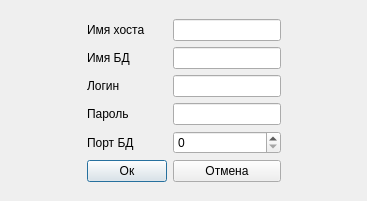
<?xml version="1.0" encoding="UTF-8"?>
<ui version="4.0">
 <class>Dialog</class>
 <widget class="QDialog" name="Dialog">
  <property name="geometry">
   <rect>
    <x>0</x>
    <y>0</y>
    <width>367</width>
    <height>201</height>
   </rect>
  </property>
  <property name="windowTitle">
   <string>Dialog</string>
  </property>
  <layout class="QGridLayout" name="gridLayout">
   <item row="1" column="1">
    <layout class="QFormLayout" name="formLayout_2">
     <item row="0" column="0">
      <widget class="QLabel" name="lb_hostName">
       <property name="text">
        <string>Имя хоста</string>
       </property>
       <property name="buddy">
        <cstring>le_hostName</cstring>
       </property>
      </widget>
     </item>
     <item row="0" column="1">
      <widget class="QLineEdit" name="le_hostName"/>
     </item>
     <item row="1" column="0">
      <widget class="QLabel" name="lb_dbName">
       <property name="text">
        <string>Имя БД</string>
       </property>
       <property name="buddy">
        <cstring>le_dbName</cstring>
       </property>
      </widget>
     </item>
     <item row="1" column="1">
      <widget class="QLineEdit" name="le_dbName"/>
     </item>
     <item row="2" column="0">
      <widget class="QLabel" name="lb_login">
       <property name="text">
        <string>Логин</string>
       </property>
       <property name="buddy">
        <cstring>le_login</cstring>
       </property>
      </widget>
     </item>
     <item row="2" column="1">
      <widget class="QLineEdit" name="le_login"/>
     </item>
     <item row="3" column="0">
      <widget class="QLabel" name="lb_pass">
       <property name="text">
        <string>Пароль</string>
       </property>
       <property name="buddy">
        <cstring>le_pass</cstring>
       </property>
      </widget>
     </item>
     <item row="3" column="1">
      <widget class="QLineEdit" name="le_pass"/>
     </item>
     <item row="4" column="0">
      <widget class="QLabel" name="lb_potrDb">
       <property name="text">
        <string>Порт БД</string>
       </property>
       <property name="buddy">
        <cstring>sb_portDb</cstring>
       </property>
      </widget>
     </item>
     <item row="4" column="1">
      <widget class="QSpinBox" name="sb_portDb"/>
     </item>
     <item row="5" column="0">
      <widget class="QPushButton" name="pb_ok">
       <property name="text">
        <string>Oк</string>
       </property>
      </widget>
     </item>
     <item row="5" column="1">
      <widget class="QPushButton" name="pb_cancel">
       <property name="text">
        <string>Отмена</string>
       </property>
      </widget>
     </item>
    </layout>
   </item>
   <item row="2" column="1">
    <spacer name="verticalSpacer">
     <property name="orientation">
      <enum>Qt::Vertical</enum>
     </property>
     <property name="sizeHint" stdset="0">
      <size>
       <width>20</width>
       <height>40</height>
      </size>
     </property>
    </spacer>
   </item>
   <item row="1" column="0">
    <spacer name="horizontalSpacer">
     <property name="orientation">
      <enum>Qt::Horizontal</enum>
     </property>
     <property name="sizeHint" stdset="0">
      <size>
       <width>40</width>
       <height>20</height>
      </size>
     </property>
    </spacer>
   </item>
   <item row="1" column="2">
    <spacer name="horizontalSpacer_2">
     <property name="orientation">
      <enum>Qt::Horizontal</enum>
     </property>
     <property name="sizeHint" stdset="0">
      <size>
       <width>40</width>
       <height>20</height>
      </size>
     </property>
    </spacer>
   </item>
   <item row="0" column="1">
    <spacer name="verticalSpacer_2">
     <property name="orientation">
      <enum>Qt::Vertical</enum>
     </property>
     <property name="sizeHint" stdset="0">
      <size>
       <width>20</width>
       <height>40</height>
      </size>
     </property>
    </spacer>
   </item>
  </layout>
 </widget>
 <resources/>
 <connections>
  <connection>
   <sender>pb_ok</sender>
   <signal>clicked()</signal>
   <receiver>Dialog</receiver>
   <slot>close()</slot>
   <hints>
    <hint type="sourcelabel">
     <x>141</x>
     <y>164</y>
    </hint>
    <hint type="destinationlabel">
     <x>183</x>
     <y>100</y>
    </hint>
   </hints>
  </connection>
  <connection>
   <sender>pb_cancel</sender>
   <signal>clicked()</signal>
   <receiver>Dialog</receiver>
   <slot>close()</slot>
   <hints>
    <hint type="sourcelabel">
     <x>225</x>
     <y>164</y>
    </hint>
    <hint type="destinationlabel">
     <x>183</x>
     <y>100</y>
    </hint>
   </hints>
  </connection>
 </connections>
</ui>
